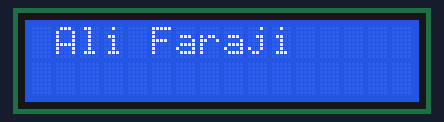
The sketch below on a simulated Arduino Uno, built with avr-gcc and run on an emulated ATmega328P. On the bench: 16×2 character LCD.

Above: at 0.14 s.
At 0.74 s:
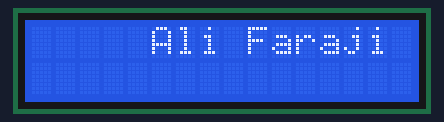
At 1.34 s:
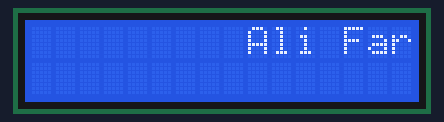
At 2.54 s:
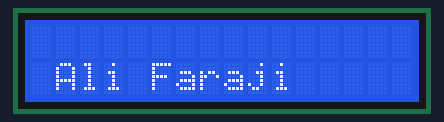
At 3.59 s:
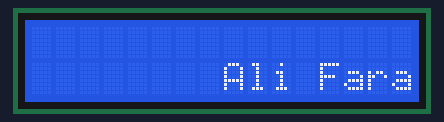
At 4.8 s:
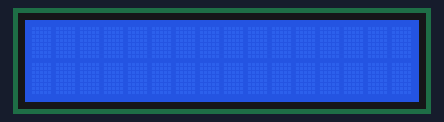

The sketch:

2.23.ino
```cpp
#include <LiquidCrystal.h>

String text = "Ali Faraji";

const int rs = 20, en = 19, d4 = 4, d5 = 5, d6 = 6, d7 = 7;
LiquidCrystal lcd(rs, en, d4, d5, d6, d7);

void setup() {
  // set up the LCD's number of columns and rows:
  lcd.begin(16, 2);
}

void loop() {

  lcd.clear();
  lcd.setCursor(0,0);
  lcd.print(text);

  for (int positionCounter = 0; positionCounter < 16; positionCounter++) {

    lcd.scrollDisplayRight();

    delay(150);
  }

  lcd.clear();
  lcd.setCursor(0,1);
  lcd.print(text);

  for (int positionCounter = 0; positionCounter < 16; positionCounter++) {

    lcd.scrollDisplayRight();

    delay(150);
  }

  delay(1000);

}
```

Measured:
- by itself, everything shown: repeats every 5.8 s, in 32 steps
- what the display in image 5 shows lasts 1.2 s, from 4.7 s to 5.9 s
